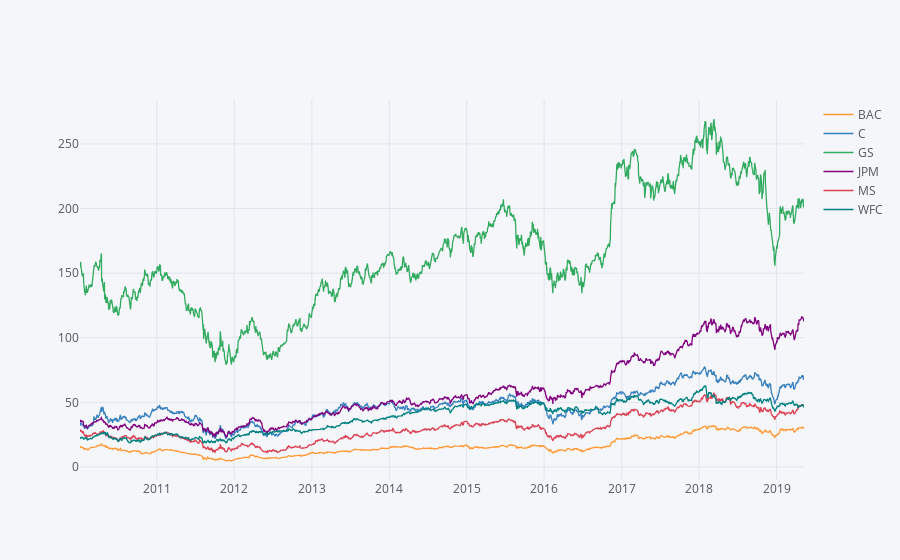

Notebook code for this chart:
### Code cell
bank_stocks.xs(key="Close", axis=1,level=1).iplot()

### Figure 1 — Plotly figure (JSON) as saved in the notebook; plotly's stock layout.template omitted (floating-point values rounded to 4 significant figures; data arrays with more than 128 entries replaced by an {"elided": "..."} marker saying what was removed)
{"data": [{"line": {"color": "rgba(255, 153, 51, 1.0)", "dash": "solid", "shape": "linear", "width": 1.3}, "mode": "lines", "name": "BAC", "text": "", "type": "scatter", "uid": "27eea797-28d1-474c-b533-0f904a9fe8fd", "x": {"elided": "2354 str values"}, "y": {"elided": "2354 float values"}}, {"line": {"color": "rgba(55, 128, 191, 1.0)", "dash": "solid", "shape": "linear", "width": 1.3}, "mode": "lines", "name": "C", "text": "", "type": "scatter", "uid": "9f2ce85d-94fb-49fe-8ade-f362cd6c2bc1", "x": {"elided": "2354 str values"}, "y": {"elided": "2354 float values"}}, {"line": {"color": "rgba(50, 171, 96, 1.0)", "dash": "solid", "shape": "linear", "width": 1.3}, "mode": "lines", "name": "GS", "text": "", "type": "scatter", "uid": "22946b2a-ec92-4c4b-ae13-8cef4d38efbc", "x": {"elided": "2354 str values"}, "y": {"elided": "2354 float values"}}, {"line": {"color": "rgba(128, 0, 128, 1.0)", "dash": "solid", "shape": "linear", "width": 1.3}, "mode": "lines", "name": "JPM", "text": "", "type": "scatter", "uid": "22f2280b-2884-4bad-bf7e-47b44aa4fe8a", "x": {"elided": "2354 str values"}, "y": {"elided": "2354 float values"}}, {"line": {"color": "rgba(219, 64, 82, 1.0)", "dash": "solid", "shape": "linear", "width": 1.3}, "mode": "lines", "name": "MS", "text": "", "type": "scatter", "uid": "e382a633-5eeb-43b4-bfc3-fd311277a013", "x": {"elided": "2354 str values"}, "y": {"elided": "2354 mixed values"}}, {"line": {"color": "rgba(0, 128, 128, 1.0)", "dash": "solid", "shape": "linear", "width": 1.3}, "mode": "lines", "name": "WFC", "text": "", "type": "scatter", "uid": "f2a20a4c-6030-499f-ba66-b94361c16ad7", "x": {"elided": "2354 str values"}, "y": {"elided": "2354 float values"}}], "layout": {"legend": {"bgcolor": "#F5F6F9", "font": {"color": "#4D5663"}}, "paper_bgcolor": "#F5F6F9", "plot_bgcolor": "#F5F6F9", "title": {"font": {"color": "#4D5663"}}, "xaxis": {"gridcolor": "#E1E5ED", "showgrid": true, "tickfont": {"color": "#4D5663"}, "title": {"font": {"color": "#4D5663"}, "text": ""}, "zerolinecolor": "#E1E5ED"}, "yaxis": {"gridcolor": "#E1E5ED", "showgrid": true, "tickfont": {"color": "#4D5663"}, "title": {"font": {"color": "#4D5663"}, "text": ""}, "zerolinecolor": "#E1E5ED"}}}
